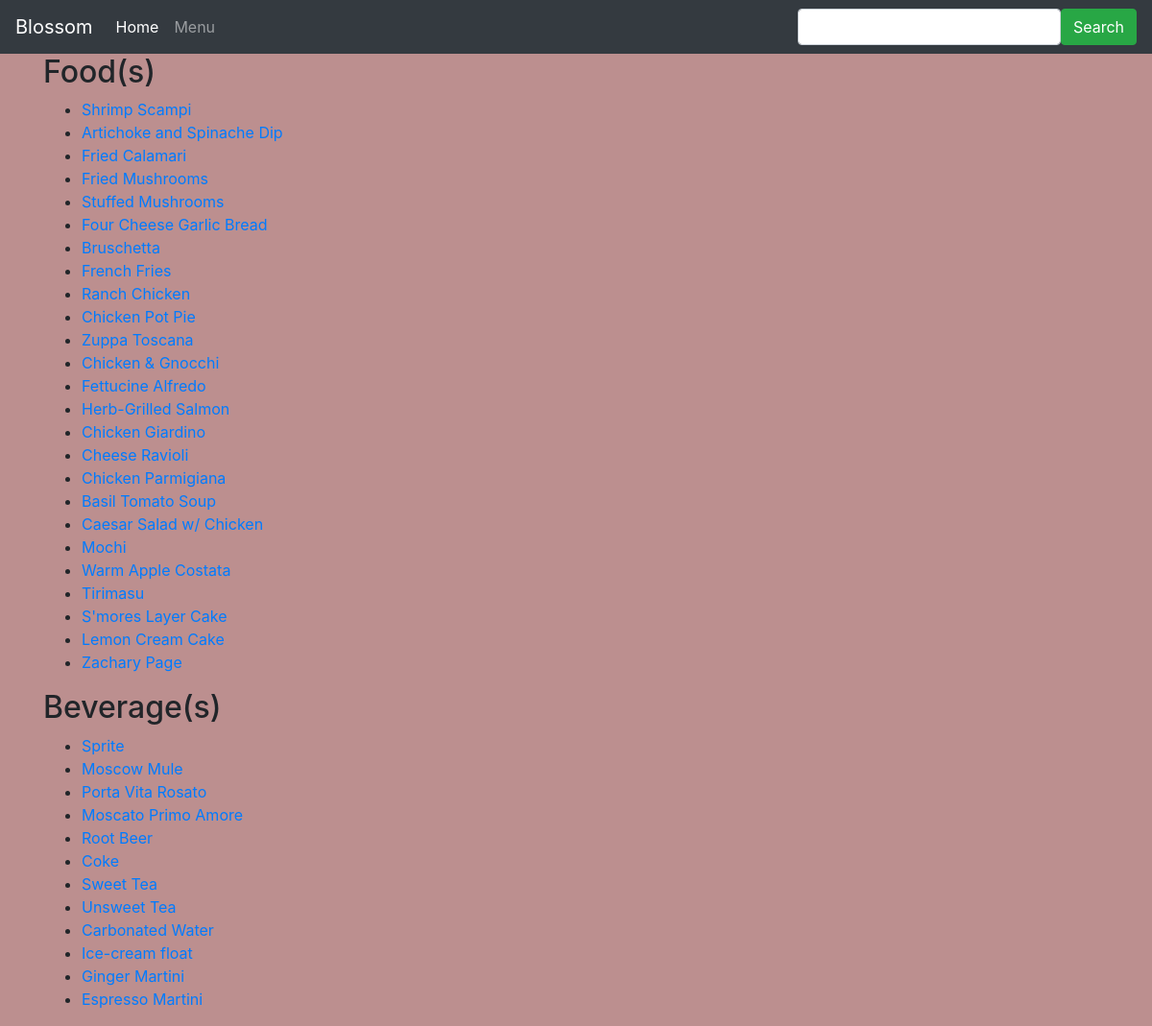
The app's page /menu/ with its own data.
### menu/models.py (models this page shows, shortened)
class Food(models.Model):
    APPETIZER = 'Appetizer'
    ENTREE = 'Entree'
    DESSERT = 'Dessert'
    TYPE_OF_FOOD = (
        (APPETIZER, 'Appetizer'),
        (ENTREE, 'Entree'),
        (DESSERT, 'Dessert'),
    )
    item_type = models.CharField(
        max_length=9,
        choices=TYPE_OF_FOOD,
        default=ENTREE,
    )
    item_name = models.CharField(max_length=1000)
    price = models.FloatField(default=0.0)

class Beverage(models.Model):
    item_name = models.CharField(max_length=1000)
    alcoholic = models.BooleanField(default=False)
    price = models.FloatField(default=0)

### menu/views.py (the view, shortened to what this page needs)
# urls.py: path('', views.index, name='index'),
def index(request):
        query = request.GET.get("q")
        food_items = Food.objects.all()
        beverage_items = Beverage.objects.all()
        template = loader.get_template('menu/index.html')
        context = {'food_items': food_items}
        context.update({'beverage_items': beverage_items})
        return HttpResponse(template.render(context, request))

### menu/templates/menu/index.html
{% extends 'base.html' %}
{% block body %}
    <div id="header" class="container">
        <div class="row">
            <div class="col-lg-6">
                {% if food_items %}
                    <h2>Food(s)</h2>
                        <ul>
                            {% for food in food_items %}
                                <li><a href="/menu/food/{{ food.id }}/">{{ food.item_name }}</a></li>
                            {% endfor %}
                        </ul>
                {% endif %}
            </div>
        </div>
    </div>
        <div id="header" class="container">
            <div class="row">
                <div class="col-lg-6">
                    {% if beverage_items %}
                        <h2>Beverage(s)</h2>
                            <ul>
                                {% for beverage in beverage_items %}
                                    <li><a href="/menu/beverage/{{ beverage.id }}/">{{ beverage.item_name }}</a></li>
                                {% endfor %}
                            </ul>
                    {% endif %}
                </div>
            </div>
        </div>
{% endblock %}

### welcome/templates/base.html (shortened to what this page needs)
<html>
<head>
    {% load static %}
    <link rel="stylesheet" href="https://stackpath.bootstrapcdn.com/bootstrap/4.1.3/css/bootstrap.min.css">
    <link rel="stylesheet" href="{% static 'welcome/style.css' %}" type="text/css">
</head>
<body>
    <header>
        <nav class="navbar navbar-expand-lg navbar-dark bg-dark">
  <a class="navbar-brand" href=>Blossom</a>
  <div class="collapse navbar-collapse" id="navbarSupportedContent">
    <ul class="navbar-nav mr-auto">
      <li class="nav-item active">
        <a class="nav-link" href="../../../../../">Home <span class="sr-only">(current)</span></a>
      </li>
      <li class="nav-item">
        <a class="nav-link" href="../../menu">Menu</a>
      </li>
    </ul>
    <form class="form-inline my-2 my-lg-0" role="search" method="get" action="/menu">
       <div class="form-group">
           <input type="text" class="form-control" name="q" value="{{ request.GET.q }}">
       </div>
        <button type="submit" class="btn btn-success">Search</button>
    </form>
  </div>
</nav>
    </header>
    {% block body %}
    {% endblock %}
</body>
</html>

### welcome/static/welcome/style.css (style rules this page uses)
body { background: rosybrown; }

### records on screen
Food: item_name "Shrimp Scampi"
Food: item_name "Artichoke and Spinache Dip"
Food: item_name "Fried Calamari"
Food: item_name "Fried Mushrooms"
Food: item_name "Stuffed Mushrooms"
Food: item_name "Four Cheese Garlic Bread"
Food: item_name "Bruschetta"
Food: item_name "French Fries"
Food: item_name "Ranch Chicken"
Food: item_name "Chicken Pot Pie"
Food: item_name "Zuppa Toscana"
Food: item_name "Chicken & Gnocchi"
Food: item_name "Fettucine Alfredo"
Food: item_name "Herb-Grilled Salmon"
Food: item_name "Chicken Giardino"
Food: item_name "Cheese Ravioli"
Food: item_name "Chicken Parmigiana"
Food: item_name "Basil Tomato Soup"
Food: item_name "Caesar Salad w/ Chicken"
Food: item_name "Mochi"
Food: item_name "Warm Apple Costata"
Food: item_name "Tirimasu"
Food: item_name "S'mores Layer Cake"
Food: item_name "Lemon Cream Cake"
Food: item_name "Zachary Page"
Beverage: item_name "Sprite"
Beverage: item_name "Moscow Mule"
Beverage: item_name "Porta Vita Rosato"
Beverage: item_name "Moscato Primo Amore"
Beverage: item_name "Root Beer"
Beverage: item_name "Coke"
Beverage: item_name "Sweet Tea"
Beverage: item_name "Unsweet Tea"
Beverage: item_name "Carbonated Water"
Beverage: item_name "Ice-cream float"
Beverage: item_name "Ginger Martini"
Beverage: item_name "Espresso Martini"
